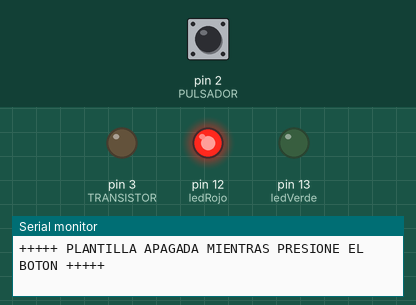
This sketch was run on a simulated Arduino Uno, built with avr-gcc and run on an emulated ATmega328P. Shown: output pins drawn as LEDs (lit = HIGH), the last lines printed to the serial monitor. Inputs (shaded band) come from the test bench; at power-on: pin 2 (PULSADOR) HIGH.

Above: at 2.8 s.
2.9 s: pin 2 (PULSADOR) pulled LOW for 1.2 s
At 3.8 s:
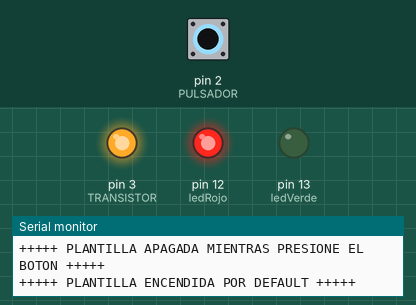
At 4.8 s:
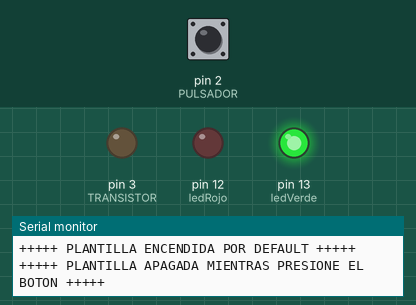
6.4 s: pin 2 (PULSADOR) pulled LOW for 3.2 s
At 8.9 s:
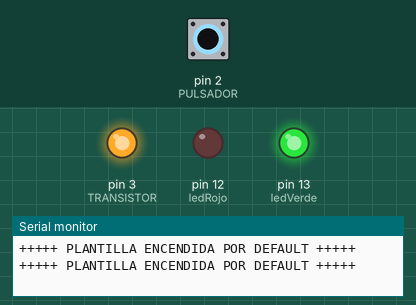
Timing chart, 0 to 12.3 s (numbered marks = the images above; inputs shaded):
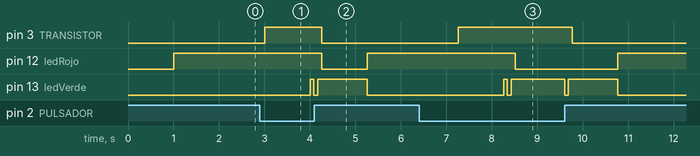

Measured:
- after the input at 2.9 s, pin 3 (TRANSISTOR): LOW → HIGH after 0.10 s, → LOW 1.3 s later; pin 12 (ledRojo): HIGH → LOW after 1.4 s, → HIGH 1.0 s later; pin 13 (ledVerde): LOW → HIGH after 1.1 s, → LOW 0.09 s later, → HIGH 0.09 s later, → LOW 1.1 s later
- after the input at 6.4 s, pin 3 (TRANSISTOR): LOW → HIGH after 0.86 s, → LOW 2.5 s later; pin 12 (ledRojo): HIGH → LOW after 2.1 s, → HIGH 2.3 s later; pin 13 (ledVerde): LOW → HIGH after 1.9 s, then repeats every 1.3 s: LOW 0.09 s, HIGH 1.2 s, until it stays LOW from 10.8 s

The sketch:

PLANTILLA.ino.ino
```cpp
const int PULSADOR = 2;
const int TRANSISTOR = 3;

const int ledVerde = 13;  //Leds Verdes para encendido de la plantilla


const int ledRojo = 12; //Leds Rojo para apagado de la plantilla


int estado = LOW;

void setup() {
  Serial.begin(9600);
  pinMode(PULSADOR,INPUT);
  pinMode(TRANSISTOR, OUTPUT);
  pinMode(ledVerde, OUTPUT);
  pinMode(ledRojo, OUTPUT);

}

void loop() {
 estado = digitalRead(PULSADOR);
 controlPlantilla();

}

void controlPlantilla(){

  if (estado == 0) {

    digitalWrite(TRANSISTOR, HIGH);
    Serial.println("+++++ PLANTILLA ENCENDIDA POR DEFAULT +++++");
    delay(1000);
    encendidoLedsVerdes();
    apagadoLedsRojos();


    }

  else if (estado = 1) {

    digitalWrite(TRANSISTOR, LOW);
    Serial.println("+++++ PLANTILLA APAGADA MIENTRAS PRESIONE EL BOTON +++++ ");
    delay(1000);
    encendidoLedsRojos();
    apagadoLedsVerdes();


    }


  }


void encendidoLedsRojos() {

  digitalWrite(ledRojo, HIGH);


  }


void encendidoLedsVerdes() {

  digitalWrite(ledVerde, HIGH);
  delay(85);
  digitalWrite(ledVerde, LOW);
  delay(85);
  digitalWrite(ledVerde,HIGH);
  delay(85);


  }


void apagadoLedsRojos() {


  digitalWrite(ledRojo, LOW);


  }


void apagadoLedsVerdes() {

  digitalWrite(ledVerde, LOW);


  }


// Emisor (izquierda) ----> ground
// Base (central) ----> pin D3
/// Colector (derecha) ----> plantilla termica
```
